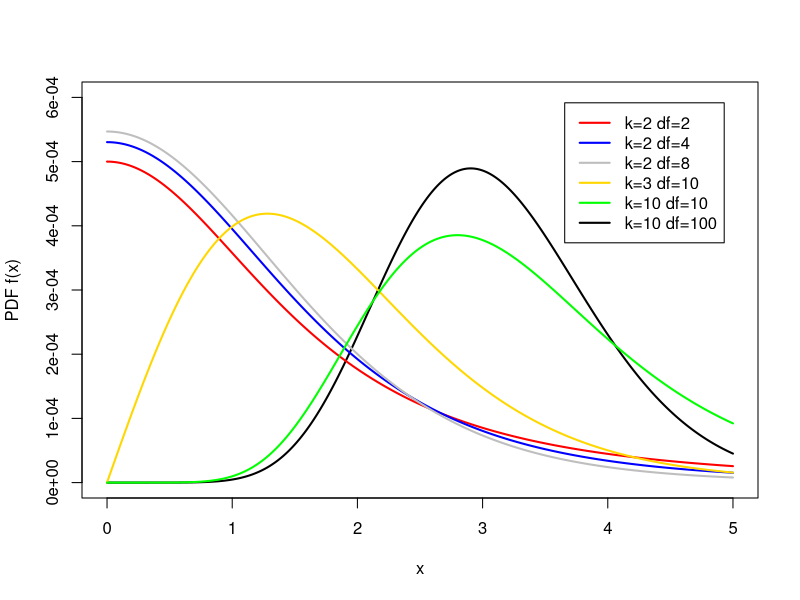

Write the R code that produced this figure.
# Display the Student's range distributions with various
# degrees of freedom.

svg(filename='StudentizedRangePDF.svg')

x <- seq(0, 5, length=400)
hx <- pnorm(x)

k <- c(2, 2, 2, 3, 10)
df <- c(2, 4, 8, 10, 10)
colors <- c("red", "blue", "grey", "gold", "green", "black")
labels <- c("k=2 df=2", "k=2 df=4", "k=2 df=8", "k=3 df=10", "k=10 df=10", 
            "k=10 df=100")

dtukey <- function(q, nmeans, df) {
    delta = 0.001
    return (ptukey(q+delta, nmeans, df) - ptukey(q, nmeans, df)) / delta
}

# standard normal PDF
plot(x, dtukey(q=x, nmeans=10, df=100), lwd=2, col="black", 
     type="l", xlab="x", ylab="PDF f(x)", ylim=c(0, 6e-4))

# studentized range distri.
for (i in 1:5){
  lines(x, dtukey(q=x, nmeans=k[i], df=df[i]), lwd=2, col=colors[i])
}

legend("topright", inset=.05,
  labels, lwd=2, lty=c(1, 1, 1, 1, 1, 1), col=colors)


